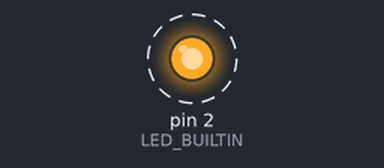
A sketch run on a simulated Arduino Uno, built for the host (arithmetic inside an expression is 32-bit, double 64-bit). Parts: output pins drawn as LEDs (lit = HIGH). Dashed ring = blinking. What the sketch prints to the serial monitor is not drawn.

Above: at 1.19 s.
Timing chart, 0 to 4.1 s (numbered marks = the images above):
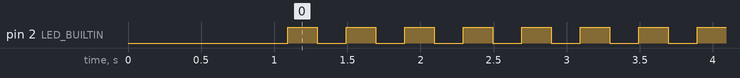

Measured:
- by itself, pin 2 (LED_BUILTIN): alternates HIGH for 0.20 s and LOW for 0.20 s, 34 changes in all, then stays LOW

The sketch:

Tarea2_APP.ino
```cpp
// estructuras datos: vector, array, tuple, pair
// pair<T1,T2> = template class
#include <iostream>
#include <iomanip>
#include <vector>
#include <array>
#include <tuple>
#include <utility> // pair
//#include <math.h> // sqrt
#include <cmath> // hypot

#define INLINE inline __attribute__((always_inline))

using namespace std;

INLINE float square(float num) { return num * num; }

INLINE float hipo(float n1, float n2) { return sqrt(square(n1) + square(n2)); }

using Catetos = pair<float,float>; // sinonimo-tipo array<float,2>; tuple<float, float>;
//using Catetos = tuple<float,float>; // sinonimo-tipo array<float,2>; tuple<float, float>;
//using Catetos = array<float,2>; // sinonimo-tipo array<float,2>; tuple<float, float>;
using  Triang = vector<Catetos>;

Triang cat = { {2.0F, 2.5F}, {5.0F, 5.5F}, {5.0F, 6.0F} }; // vector<pair<float, float>>

int LED_BUILTIN = 2;
int suma = 0;

void setup() {
  pinMode(LED_BUILTIN,OUTPUT);
  Serial.begin(9600);
  delay(1000);
 //for (auto [c1, c2] : cat) { // type inferencing + structured binding + for-collection
    for (auto par : cat) { // structured binding
       auto c1 = get<0>(par);
       auto c2 = get<1>(par);
        cout
            << fixed << setw(5) << setprecision(2)
            << "cateto#1: "   << c1
            << ", cateto#2: " << c2 << ", hipotenusa: "
            //<< hipo(c1, c2) << endl;
            //<< hypot(c1, c2) << endl;
            << hypot(c1, c2) << endl;
            suma = hypot(c1, c2) + suma;
    }

cout << suma << endl;

}

void loop() {
  // put your main code here, to run repeatedly:
     if (suma >= 1){
        suma--;
        cout << suma << endl;
        digitalWrite(LED_BUILTIN, HIGH);
        delay(200);
        digitalWrite(LED_BUILTIN, LOW);
        delay(200);
     }


}
```
